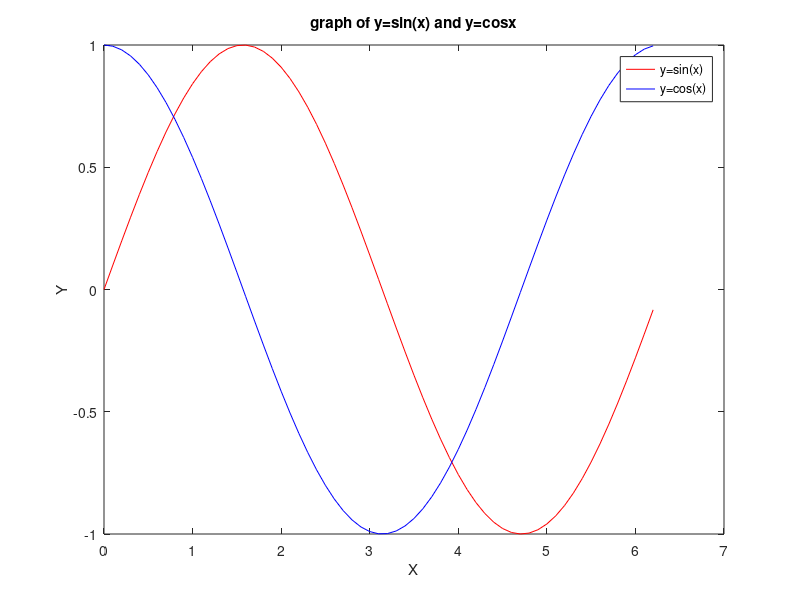

MATLAB code for this plot:
%My first script .m
x = 0:0.1:2*pi;
y1 = sin(x);
y2 = cos(x);

plot(x,y1,"r",x,y2,"b");
title("graph of y=sin(x) and y=cosx");
xlabel("X");
ylabel("Y");
legend("y=sin(x)","y=cos(x)");